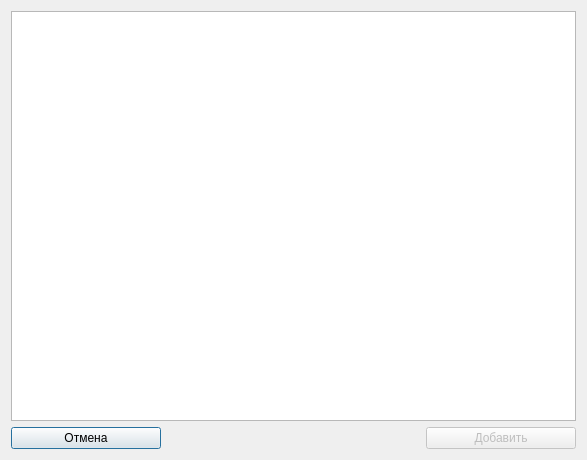
<?xml version="1.0" encoding="UTF-8"?>
<ui version="4.0">
 <class>EntrySelectionDialog</class>
 <widget class="QDialog" name="EntrySelectionDialog">
  <property name="geometry">
   <rect>
    <x>0</x>
    <y>0</y>
    <width>587</width>
    <height>460</height>
   </rect>
  </property>
  <property name="sizePolicy">
   <sizepolicy hsizetype="Maximum" vsizetype="Maximum">
    <horstretch>0</horstretch>
    <verstretch>0</verstretch>
   </sizepolicy>
  </property>
  <property name="windowTitle">
   <string>Dialog</string>
  </property>
  <layout class="QVBoxLayout" name="verticalLayout">
   <item>
    <widget class="QTableView" name="databaseTable"/>
   </item>
   <item>
    <layout class="QHBoxLayout" name="horizontalLayout">
     <item>
      <widget class="QPushButton" name="cancelDestinationSelectionButton">
       <property name="minimumSize">
        <size>
         <width>150</width>
         <height>0</height>
        </size>
       </property>
       <property name="text">
        <string>Отмена</string>
       </property>
      </widget>
     </item>
     <item>
      <spacer name="horizontalSpacer">
       <property name="orientation">
        <enum>Qt::Orientation::Horizontal</enum>
       </property>
       <property name="sizeHint" stdset="0">
        <size>
         <width>40</width>
         <height>20</height>
        </size>
       </property>
      </spacer>
     </item>
     <item>
      <widget class="QPushButton" name="addDestinationSelectionButton">
       <property name="enabled">
        <bool>false</bool>
       </property>
       <property name="minimumSize">
        <size>
         <width>150</width>
         <height>0</height>
        </size>
       </property>
       <property name="text">
        <string>Добавить</string>
       </property>
      </widget>
     </item>
    </layout>
   </item>
  </layout>
 </widget>
 <resources/>
 <connections/>
</ui>
